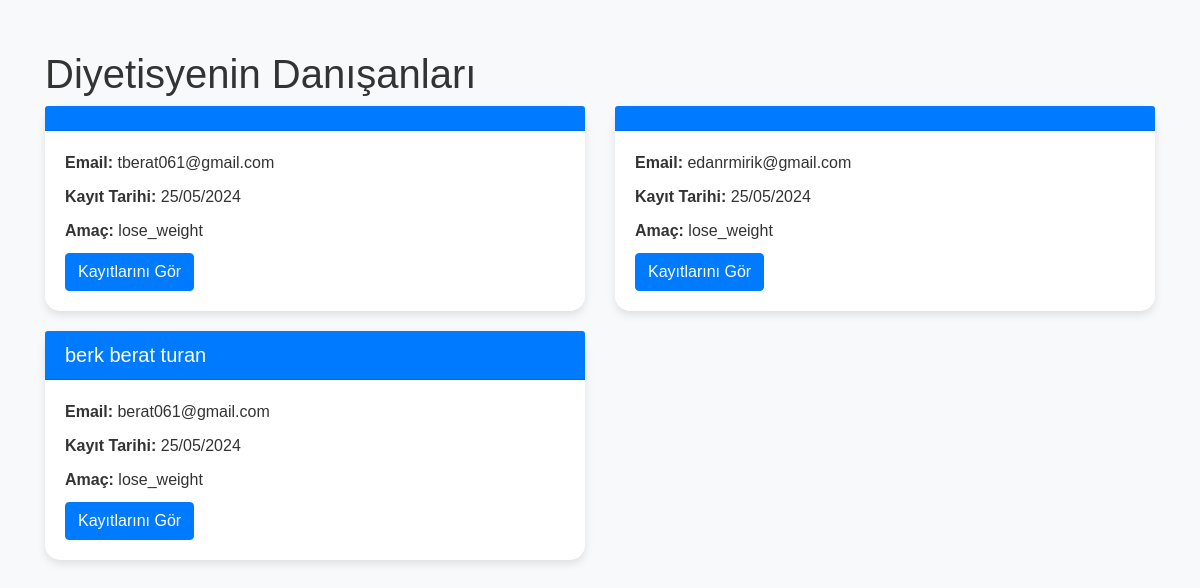
Page /client_view/ (signed in) on the committed database.
### app/models.py (models this page shows)
class CustomUser(AbstractUser):
    USER_TYPE_CHOICES = (
        (1, 'dietitian'),
        (2, 'client'),
    )
    GOAL_CHOICES = (
        ('gain_weight', 'Kilo Alma'),
        ('lose_weight', 'Kilo Verme'),
        ('maintain_weight', 'Form Koruma'),
    )
    user_type = models.PositiveSmallIntegerField(choices=USER_TYPE_CHOICES, null=True)
    assigned_dietitian = models.ForeignKey('self', on_delete=models.SET_NULL, null=True, blank=True, limit_choices_to={'user_type': 1})
    goal = models.CharField(max_length=20, choices=GOAL_CHOICES, null=True, blank=True)
    age = models.PositiveIntegerField(null=True, blank=True)
    weight = models.FloatField(null=True, blank=True)

### app/views.py (the view)
# urls.py: path('client_view/', views.client_view, name='client_view'),
def client_view(request):
    assigned_clients = CustomUser.objects.filter(assigned_dietitian=request.user)
    context = {
        'assigned_clients': assigned_clients,
    }
    return render(request, "client_view.html", context)

### app/templates/client_view.html (shortened to what this page needs)
<!DOCTYPE html>
<html lang="en">
<head>
    <link href="https://stackpath.bootstrapcdn.com/bootstrap/4.5.2/css/bootstrap.min.css" rel="stylesheet">
</head>
<body>
    <div class="container">
        <h1 class="mt-5">Diyetisyenin Danışanları</h1>
        <div class="row">
            {% for user in assigned_clients %}
                <div class="col-md-6">
                    <div class="card">
                        <div class="card-header">
                            <h5 class="card-title">{{ user.first_name }} {{ user.last_name }}</h5>
                        </div>
                        <div class="card-body">
                            <p class="card-text"><strong>Email:</strong> {{ user.email }}</p>
                            <p class="card-text"><strong>Kayıt Tarihi:</strong> {{ user.date_joined|date:"d/m/Y" }}</p>
                            <p class="card-text"><strong>Amaç:</strong> {{ user.goal }}</p>
                            <a href="#" class="btn btn-primary">Kayıtlarını Gör</a>
                        </div>
                    </div>
                </div>
            {% endfor %}
        </div>
    </div>
</body>
</html>

### app/templates/client_view.html (style rules this page uses)
body { font-family: Arial, sans-serif; background-color: #f8f9fa; color: #333; }
.container { margin-top: 50px; }
.card { margin-bottom: 20px; border: none; border-radius: 15px; box-shadow: 0 4px 8px rgba(0, 0, 0, 0.1); transition: transform 0.3s; }
.card-header { background-color: #007bff; color: #fff; border-radius: 15px 15px 0 0; }
.card-title { margin-bottom: 0; }
.card-body { padding: 20px; }
.card-text { margin-bottom: 10px; }

### rows in the picture
CustomUser: email "tberat061@gmail.com", date_joined "25/05/2024", goal "lose_weight"
CustomUser: email "edanrmirik@gmail.com", date_joined "25/05/2024", goal "lose_weight"
CustomUser: first_name "berk berat", last_name "turan", email "berat061@gmail.com", date_joined "25/05/2024", goal "lose_weight"
